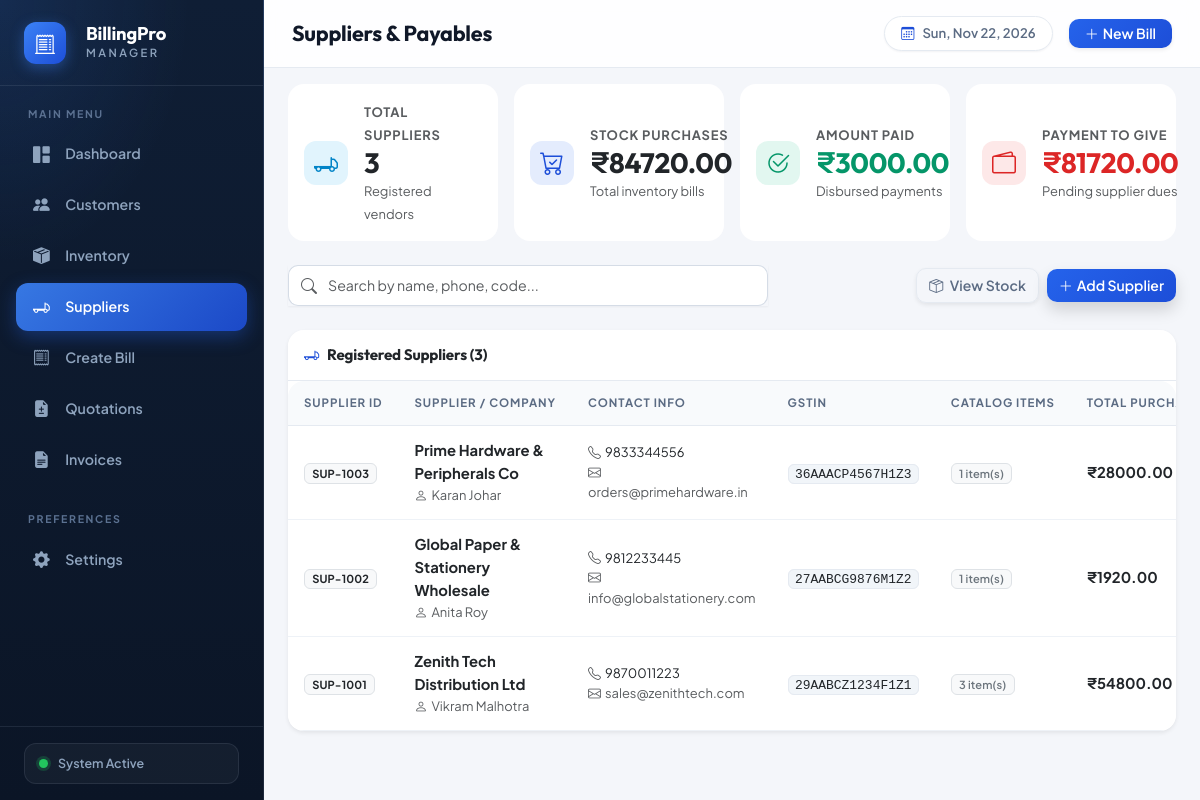
Screenshot of /suppliers/ with the database file from the repository.
### tables this page shows
CREATE TABLE suppliers (
    id INTEGER PRIMARY KEY AUTOINCREMENT,
    supplier_id TEXT UNIQUE NOT NULL,
    name TEXT NOT NULL,
    contact_person TEXT,
    phone TEXT NOT NULL,
    email TEXT,
    address TEXT,
    gstin TEXT,
    opening_balance REAL NOT NULL DEFAULT 0.0,
    created_at TIMESTAMP DEFAULT CURRENT_TIMESTAMP,
    updated_at TIMESTAMP DEFAULT CURRENT_TIMESTAMP
);

### routes/suppliers.py (the view)
@suppliers_bp.route('/', methods=['GET'])
def list_suppliers():
    search = request.args.get('search', '').strip()
    suppliers = SupplierModel.get_all(search_query=search if search else None)
    total_suppliers = len(suppliers)
    total_purchases = sum(s['total_purchases'] for s in suppliers)
    total_paid = sum(s['total_paid'] for s in suppliers)
    total_payables = sum(max(0.0, s['balance_due']) for s in suppliers)
    return render_template(
        'suppliers.html',
        suppliers=suppliers,
        search=search,
        total_suppliers=total_suppliers,
        total_purchases=total_purchases,
        total_paid=total_paid,
        total_payables=total_payables
    )

### database.py (called while the page is built)
def get_db():
    try:
        if 'db' not in g:
            g.db = sqlite3.connect(Config.DATABASE_PATH)
            g.db.row_factory = sqlite3.Row
            g.db.execute("PRAGMA foreign_keys = ON;")
            g.db.execute("PRAGMA journal_mode = WAL;")
        return g.db
    except RuntimeError:
        return get_standalone_db()

### templates/suppliers.html (shortened to what this page needs)
{% extends 'base.html' %}
{% block page_title %}Suppliers & Payables{% endblock %}
{% block content %}
<div class="row g-3 mb-4">
    <div class="col-12 col-sm-6 col-xl-3 stat-card-wrapper">
        <div class="card border-0 p-3 h-100 d-flex flex-row align-items-center">
            <div class="stat-icon me-3" style="background: rgba(14, 165, 233, 0.12); color: #0284c7;">
                <i class="bi bi-truck-flatbed fs-4"></i>
            </div>
            <div>
                <span class="text-muted small fw-bold tracking-wider text-uppercase">Total Suppliers</span>
                <h3 class="mb-0 fw-bold text-dark">{{ total_suppliers }}</h3>
                <small class="text-muted">Registered vendors</small>
            </div>
        </div>
    </div>
    <div class="col-12 col-sm-6 col-xl-3 stat-card-wrapper">
        <div class="card border-0 p-3 h-100 d-flex flex-row align-items-center">
            <div class="stat-icon me-3" style="background: rgba(37, 99, 235, 0.12); color: #1d4ed8;">
                <i class="bi bi-cart-check fs-4"></i>
            </div>
            <div>
                <span class="text-muted small fw-bold tracking-wider text-uppercase">Stock Purchases</span>
                <h3 class="mb-0 fw-bold text-dark">₹{{ "%.2f"|format(total_purchases) }}</h3>
                <small class="text-muted">Total inventory bills</small>
            </div>
        </div>
    </div>
    <div class="col-12 col-sm-6 col-xl-3 stat-card-wrapper">
        <div class="card border-0 p-3 h-100 d-flex flex-row align-items-center">
            <div class="stat-icon me-3" style="background: rgba(16, 185, 129, 0.12); color: #059669;">
                <i class="bi bi-check2-circle fs-4"></i>
            </div>
            <div>
                <span class="text-muted small fw-bold tracking-wider text-uppercase">Amount Paid</span>
                <h3 class="mb-0 fw-bold text-success">₹{{ "%.2f"|format(total_paid) }}</h3>
                <small class="text-muted">Disbursed payments</small>
            </div>
        </div>
    </div>
    <div class="col-12 col-sm-6 col-xl-3 stat-card-wrapper">
        <div class="card border-0 p-3 h-100 d-flex flex-row align-items-center {% if total_payables > 0 %}border-danger border-opacity-50{% endif %}">
            <div class="stat-icon me-3" style="background: rgba(239, 68, 68, 0.12); color: #dc2626;">
                <i class="bi bi-wallet2 fs-4"></i>
            </div>
            <div>
                <span class="text-muted small fw-bold tracking-wider text-uppercase">Payment to Give</span>
                <h3 class="mb-0 fw-bold {% if total_payables > 0 %}text-danger{% else %}text-success{% endif %}">
                    ₹{{ "%.2f"|format(total_payables) }}
                </h3>
                <small class="text-muted">Pending supplier dues</small>
            </div>
        </div>
    </div>
</div>
<div class="row g-3 mb-4">
    <div class="col-12 d-flex flex-wrap justify-content-between align-items-center gap-3">
        <form method="GET" action="{{ url_for('suppliers.list_suppliers') }}" class="d-flex align-items-center gap-2 flex-grow-1" style="max-width: 480px;">
            <div class="input-group shadow-xs">
                <span class="input-group-text bg-white border-end-0 text-muted"><i class="bi bi-search"></i></span>
                <input type="text" name="search" class="form-control border-start-0 ps-0" placeholder="Search by name, phone, code..." value="{{ search }}">
            </div>
        </form>
        <div class="d-flex align-items-center gap-2">
            <a href="{{ url_for('inventory.list_inventory') }}" class="btn btn-outline-secondary shadow-sm">
                <i class="bi bi-box-seam me-1"></i> View Stock
            </a>
            <button type="button" class="btn btn-primary d-flex align-items-center shadow" data-bs-toggle="modal" data-bs-target="#addSupplierModal">
                <i class="bi bi-plus-lg me-1"></i> Add Supplier
            </button>
        </div>
    </div>
</div>
<div class="card border-0 shadow-sm overflow-hidden">
    <div class="card-header bg-white py-3 d-flex justify-content-between align-items-center">
        <h6 class="mb-0 fw-bold text-dark">
            <i class="bi bi-truck-flatbed me-2 text-primary"></i>Registered Suppliers ({{ suppliers|length }})
        </h6>
    </div>
    <div class="table-responsive">
        <table class="table table-hover align-middle mb-0">
            <thead>
                <tr>
                    <th>Supplier ID</th>
                    <th>Supplier / Company</th>
                    <th>Contact Info</th>
                    <th>GSTIN</th>
                    <th>Catalog Items</th>
                    <th>Total Purchases</th>
                </tr>
            </thead>
            <tbody>
                {% if suppliers %}
                    {% for s in suppliers %}
                    <tr>
                        <td>
                            <span class="badge bg-light text-dark border fw-bold">{{ s.supplier_id }}</span>
                        </td>
                        <td>
                            <div class="fw-bold text-dark">{{ s.name }}</div>
                            {% if s.contact_person %}
                                <div class="small text-muted"><i class="bi bi-person me-1"></i>{{ s.contact_person }}</div>
                            {% endif %}
                        </td>
                        <td>
                            <div class="text-dark small"><i class="bi bi-telephone me-1 text-muted"></i>{{ s.phone }}</div>
                            {% if s.email %}
                                <div class="text-muted small"><i class="bi bi-envelope me-1"></i>{{ s.email }}</div>
                            {% endif %}
                        </td>
                        <td>
                            <code class="small text-dark">{{ s.gstin or '—' }}</code>
                        </td>
                        <td>
                            <span class="badge bg-light text-secondary border">{{ s.products_count }} item(s)</span>
                        </td>
                        <td>
                            <span class="fw-bold text-dark">₹{{ "%.2f"|format(s.total_purchases) }}</span>
                        </td>
                    </tr>
                    {% endfor %}
                {% endif %}
            </tbody>
        </table>
    </div>
</div>
{% endblock %}

### static/css/style.css (style rules this page uses)
:root { --primary: #1d4ed8; --primary-hover: #1e40af; --primary-light: #eff6ff; --primary-border: #bfdbfe; --primary-glow: 0 4px 16px rgba(29, 78, 216, 0.28); --success: #059669; --success-light: #ecfdf5; --success-border: #a7f3d0; --warning: #d97706; --warning-light: #fffbeb; --warning-border: #fde68a; --danger: #dc2626; --danger-light: #fef2f2; --danger-border: #fecaca; --info: #0369a1; --info-light: #f0f9ff; --info-border: #bae6fd; --sidebar-bg: #0b1526; --sidebar-bg-2: #0f1e35; --sidebar-border: rgba(148, 163, 184, 0.14); --sidebar-text: #8ea3bd; --sidebar-text-active: #ffffff; --sidebar-accent: #3b82f6; --body-bg: #f4f6fa; --card-bg: #ffffff; --card-border: #e5eaf1; --text-main: #101828; --text-muted: #5b6b83; --text-subtle: #8aa0b8; --radius-sm: 8px; --radius-md: 12px; --radius-lg: 16px; --radius-xl: 22px; --shadow-xs: 0 1px 2px rgba(16, 24, 40, 0.05); --shadow-sm: 0 1px 3px rgba(16, 24, 40, 0.07), 0 1px 2px rgba(16, 24, 40, 0.05); --shadow-md: 0 4px 14px -2px rgba(16, 24, 40, 0.07), 0 2px 5px -2px rgba(16, 24, 40, 0.05); --shadow-lg: 0 14px 34px -6px rgba(16, 24, 40, 0.12), 0 4px 8px -4px rgba(16, 24, 40, 0.05); --shadow-card-hover: 0 18px 38px -8px rgba(16, 24, 40, 0.14), 0 6px 12px -4px rgba(16, 24, 40, 0.06); --transition: all 0.25s cubic-bezier(0.16, 1, 0.3, 1); }
html { scroll-behavior: smooth; }
body { font-family: 'Plus Jakarta Sans', -apple-system, BlinkMacSystemFont, 'Segoe UI', sans-serif; background: var(--body-bg); color: var(--text-main); font-size: 0.925rem; line-height: 1.55; -webkit-font-smoothing: antialiased; overflow-x: hidden; }
h1, h2, h3, h4, h5, h6, .brand-title, .page-title { font-family: 'Outfit', 'Plus Jakarta Sans', sans-serif; letter-spacing: -0.01em; }
a { color: var(--primary); }
code { background: #f1f5f9; border: 1px solid var(--card-border); padding: 0.1rem 0.4rem; border-radius: 6px; font-size: 0.8rem; color: #334155; }
.tracking-wider { letter-spacing: 0.06em; }
.card { background: var(--card-bg); border: 1px solid var(--card-border); border-radius: var(--radius-lg); }
.card.border-0 { border: 1px solid var(--card-border); }
.card-header { background: transparent; border-bottom: 1px solid var(--card-border); border-radius: var(--radius-lg) var(--radius-lg) 0 0 !important; }
.card-header h6 { font-size: 0.95rem; }
.stat-card-wrapper .card { transition: var(--transition); height: 100%; }
.stat-card-wrapper { transition: var(--transition); }
.stat-icon { width: 44px; height: 44px; border-radius: 12px; display: grid; place-items: center; font-size: 1.15rem; flex-shrink: 0; }
.btn { border-radius: 10px; font-weight: 600; font-size: 0.875rem; transition: var(--transition); }
.btn-primary { background: linear-gradient(135deg, #2563eb 0%, #1d4ed8 100%); border: none; box-shadow: 0 4px 14px rgba(37, 99, 235, 0.3); }
.btn-outline-secondary { border-color: var(--card-border); color: var(--text-muted); }
.form-control, .form-select { border-radius: 10px; border: 1px solid #d5dce6; padding: 0.55rem 0.85rem; font-size: 0.885rem; transition: var(--transition); }
.input-group-text { background: var(--body-bg); border-color: #d5dce6; border-radius: 10px 0 0 10px; }
.table { --bs-table-striped-bg: #f8fafc; margin-bottom: 0; }
.table thead th { background: #f8fafc; color: var(--text-muted); font-size: 0.72rem; font-weight: 700; letter-spacing: 0.08em; text-transform: uppercase; padding: 0.8rem 1rem; border-bottom: 1px solid var(--card-border); white-space: nowrap; }
.table tbody td { padding: 0.85rem 1rem; vertical-align: middle; border-color: #eef2f7; color: var(--text-main); }
.table tbody tr { transition: var(--transition); }
.table-responsive { border-radius: inherit; }
.badge { font-weight: 600; letter-spacing: 0.01em; }
.shadow-xs { box-shadow: var(--shadow-xs) !important; }
.text-primary { color: var(--primary) !important; }
.text-success { color: var(--success) !important; }
.text-danger { color: var(--danger) !important; }
.fw-bold { font-weight: 700 !important; }

### rows the page displays
suppliers: supplier_id "SUP-1003", name "Prime Hardware & Peripherals Co", contact_person "Karan Johar", phone "9833344556", email "orders@primehardware.in", gstin "36AAACP4567H1Z3", products_count "1", total_purchases "28000.00"
suppliers: supplier_id "SUP-1002", name "Global Paper & Stationery Wholesale", contact_person "Anita Roy", phone "9812233445", email "info@globalstationery.com", gstin "27AABCG9876M1Z2", products_count "1", total_purchases "1920.00"
suppliers: supplier_id "SUP-1001", name "Zenith Tech Distribution Ltd", contact_person "Vikram Malhotra", phone "9870011223", email "sales@zenithtech.com", gstin "29AABCZ1234F1Z1", products_count "3", total_purchases "54800.00"

### other values shown
{{ total_suppliers }} "3"
{{ "%.2f"|format(total_purchases) }} "84720.00"
{{ "%.2f"|format(total_paid) }} "3000.00"
{{ "%.2f"|format(total_payables) }} "81720.00"
{{ suppliers|length }} "3"
